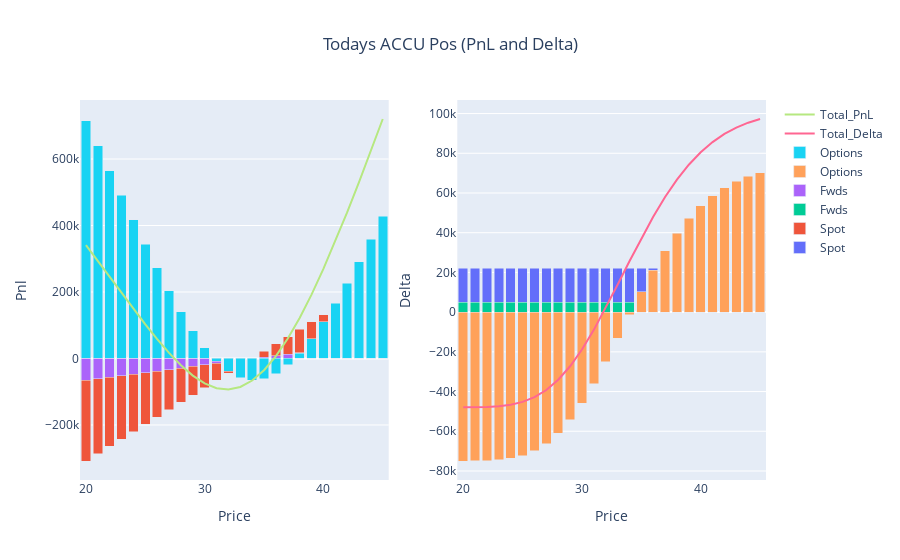

The code cell stored with this chart in its notebook:
### Markdown cell above
# Today's Position

### Code cell
## USE THIS STYLE OF GRAPHING FOR TODAY DATE ENTRY ##
position_functions = Position_Reporting(positions, 'ACCU', current_date)
pnl, delta, theta, vega, value = position_functions.combine_frame()

fig_d = go.Figure()

fig_d.add_trace(go.Bar(x=delta.Price, y=delta.Spot, name='Spot', base=0))
fig_d.add_trace(go.Bar(x=delta.Price, y=delta.Fwds, name='Fwds', base=0))
fig_d.add_trace(go.Bar(x=delta.Price, y=delta.Options, name='Options', base=0))
fig_d.add_trace(go.Scatter(x=delta.Price, y=delta.Total_Delta, mode='lines', name='Total_Delta'))

#fig_d.update_layout(title='ACCU Delta Today', xaxis_title='Price', yaxis_title='Delta', barmode='stack')
#fig_d.show()

#~~~~~~~~~~~~~~~~~~~~~~~~~~~~~~~~~
fig_p = go.Figure()

fig_p.add_trace(go.Bar(x=pnl.Price, y=pnl.Spot, name='Spot', base=0))
fig_p.add_trace(go.Bar(x=pnl.Price, y=pnl.Fwds, name='Fwds', base=0))
fig_p.add_trace(go.Bar(x=pnl.Price, y=pnl.Options, name='Options', base=0))
fig_p.add_trace(go.Scatter(x=pnl.Price, y=pnl.Total_Pnl, mode='lines', name='Total_PnL'))

#fig_p.update_layout(title='ACCU PnL Today', xaxis_title='Price', yaxis_title='pnl', barmode='stack')
#fig_p.show()


#~~~~~~~~~~~~~~~~~~~~~~~~~~~~~~~
fig = make_subplots(rows=1, cols=2)
for i in range(0,len(fig_d.data)):
    fig.add_trace(fig_d.data[i], row=1, col=2)
    fig.add_trace(fig_p.data[i], row=1, col=1)
    
fig.update_layout(title={'text': 'Todays ACCU Pos (PnL and Delta)','x': 0.5,'xanchor': 'center'}, barmode='stack')

fig.update_xaxes(title_text="Price", row=1, col=1)
fig.update_yaxes(title_text="Pnl", row=1, col=1)
fig.update_xaxes(title_text="Price", row=1, col=2)
fig.update_yaxes(title_text="Delta", row=1, col=2)    
fig.show()

### Figure 1 — Plotly figure (JSON) as saved in the notebook; plotly's stock layout.template omitted (floating-point values rounded to 4 significant figures)
{"data": [{"base": 0, "name": "Spot", "type": "bar", "x": [20, 21, 22, 23, 24, 25, 26, 27, 28, 29, 30, 31, 32, 33, 34, 35, 36, 37, 38, 39, 40, 41, 42, 43, 44, 45], "xaxis": "x2", "y": [22030, 22030, 22030, 22030, 22030, 22030, 22030, 22030, 22030, 22030, 22030, 22030, 22030, 22030, 22030, 22030, 22030, 22030, 22030, 22030, 22030, 22030, 22030, 22030, 22030, 22030], "yaxis": "y2"}, {"base": 0, "name": "Spot", "type": "bar", "x": [20, 21, 22, 23, 24, 25, 26, 27, 28, 29, 30, 31, 32, 33, 34, 35, 36, 37, 38, 39, 40, 41, 42, 43, 44, 45], "xaxis": "x", "y": [-308420, -286390, -264360, -242330, -220300, -198270, -176240, -154210, -132180, -110150, -88120, -66090, -44060, -22030, 0, 22030, 44060, 66090, 88120, 110150, 132180, 154210, 176240, 198270, 220300, 242330], "yaxis": "y"}, {"base": 0, "name": "Fwds", "type": "bar", "x": [20, 21, 22, 23, 24, 25, 26, 27, 28, 29, 30, 31, 32, 33, 34, 35, 36, 37, 38, 39, 40, 41, 42, 43, 44, 45], "xaxis": "x2", "y": [5000, 5000, 5000, 5000, 5000, 5000, 5000, 5000, 5000, 5000, 5000, 5000, 5000, 5000, 5000, 5000, 5000, 5000, 5000, 5000, 5000, 5000, 5000, 5000, 5000, 5000], "yaxis": "y2"}, {"base": 0, "name": "Fwds", "type": "bar", "x": [20, 21, 22, 23, 24, 25, 26, 27, 28, 29, 30, 31, 32, 33, 34, 35, 36, 37, 38, 39, 40, 41, 42, 43, 44, 45], "xaxis": "x", "y": [-65860.0, -61210.0, -56570.0, -51920.0, -47280.0, -42640.0, -37990.0, -33350.0, -28700.0, -24060.0, -19420.0, -14770.0, -10130.0, -5484.0, -839.6, 3804.0, 8448.0, 13090.0, 17740.0, 22380.0, 27020.0, 31670.0, 36310.0, 40960.0, 45600.0, 50240.0], "yaxis": "y"}, {"base": 0, "name": "Options", "type": "bar", "x": [20, 21, 22, 23, 24, 25, 26, 27, 28, 29, 30, 31, 32, 33, 34, 35, 36, 37, 38, 39, 40, 41, 42, 43, 44, 45], "xaxis": "x2", "y": [-74970.0, -74920.0, -74760.0, -74390.0, -73620.0, -72220.0, -69860.0, -66240.0, -61100.0, -54300.0, -45860.0, -35960.0, -24960.0, -13280.0, -1424.0, 10150.0, 21040.0, 30950.0, 39700.0, 47210.0, 53490.0, 58610.0, 62710.0, 65910.0, 68370.0, 70230.0], "yaxis": "y2"}, {"base": 0, "name": "Options", "type": "bar", "x": [20, 21, 22, 23, 24, 25, 26, 27, 28, 29, 30, 31, 32, 33, 34, 35, 36, 37, 38, 39, 40, 41, 42, 43, 44, 45], "xaxis": "x", "y": [715200.0, 640200.0, 565400.0, 490800.0, 416700.0, 343700.0, 272600.0, 204400.0, 140600.0, 82780.0, 32570.0, -8456.0, -38990.0, -58140.0, -65490.0, -61090.0, -45430.0, -19340.0, 16080.0, 59640.0, 110100.0, 166200.0, 227000.0, 291300.0, 358500.0, 427900.0], "yaxis": "y"}, {"mode": "lines", "name": "Total_Delta", "type": "scatter", "x": [20, 21, 22, 23, 24, 25, 26, 27, 28, 29, 30, 31, 32, 33, 34, 35, 36, 37, 38, 39, 40, 41, 42, 43, 44, 45], "xaxis": "x2", "y": [-47940.0, -47890.0, -47730.0, -47360.0, -46590.0, -45190.0, -42830.0, -39210.0, -34070.0, -27270.0, -18830.0, -8935.0, 2074.0, 13750.0, 25610.0, 37180.0, 48070.0, 57980.0, 66730.0, 74240.0, 80520.0, 85640.0, 89740.0, 92940.0, 95400.0, 97260.0], "yaxis": "y2"}, {"mode": "lines", "name": "Total_PnL", "type": "scatter", "x": [20, 21, 22, 23, 24, 25, 26, 27, 28, 29, 30, 31, 32, 33, 34, 35, 36, 37, 38, 39, 40, 41, 42, 43, 44, 45], "xaxis": "x", "y": [340900.0, 292600.0, 244400.0, 196500.0, 149100.0, 102800.0, 58370.0, 16880.0, -20260.0, -51430.0, -74970.0, -89320.0, -93180.0, -85660.0, -66330.0, -35250.0, 7083.0, 59840.0, 121900.0, 192200.0, 269300.0, 352100.0, 439500.0, 530600.0, 624400.0, 720500.0], "yaxis": "y"}], "layout": {"barmode": "stack", "title": {"text": "Todays ACCU Pos (PnL and Delta)", "x": 0.5, "xanchor": "center"}, "xaxis": {"anchor": "y", "domain": [0, 0.45], "title": {"text": "Price"}}, "xaxis2": {"anchor": "y2", "domain": [0.55, 1], "title": {"text": "Price"}}, "yaxis": {"anchor": "x", "domain": [0, 1], "title": {"text": "Pnl"}}, "yaxis2": {"anchor": "x2", "domain": [0, 1], "title": {"text": "Delta"}}}}
